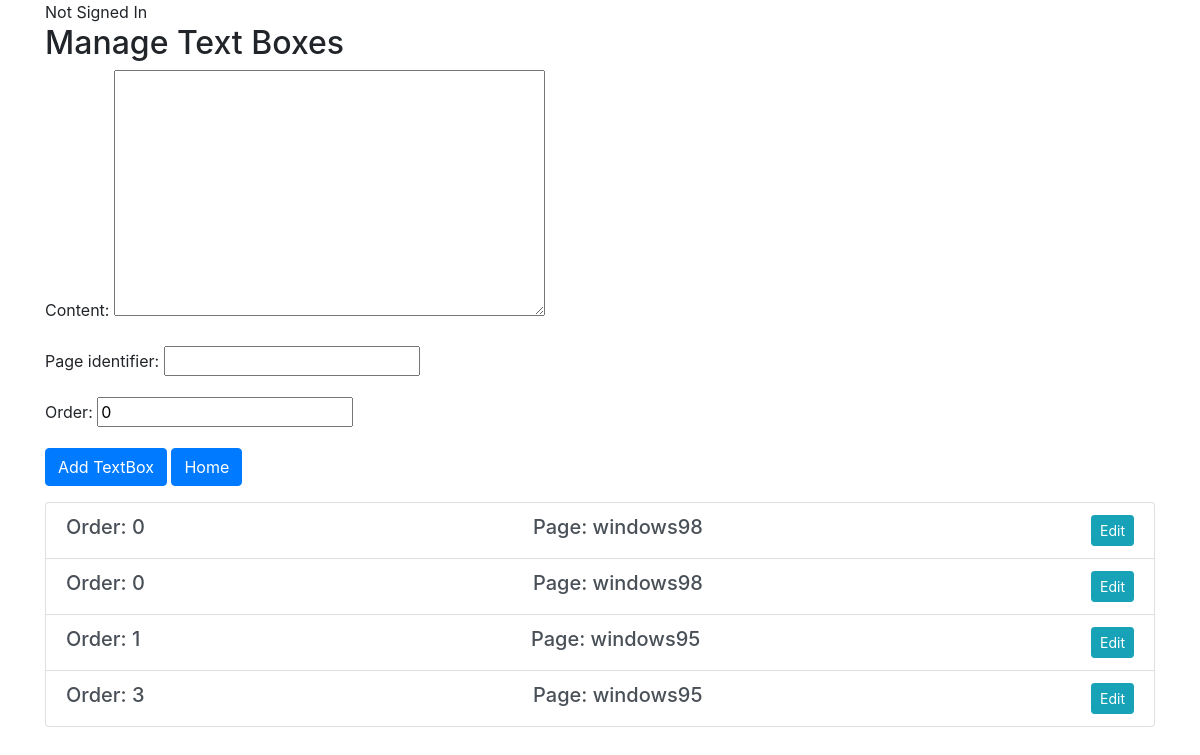
The page /manage_textboxes/ on the database as committed earlier.
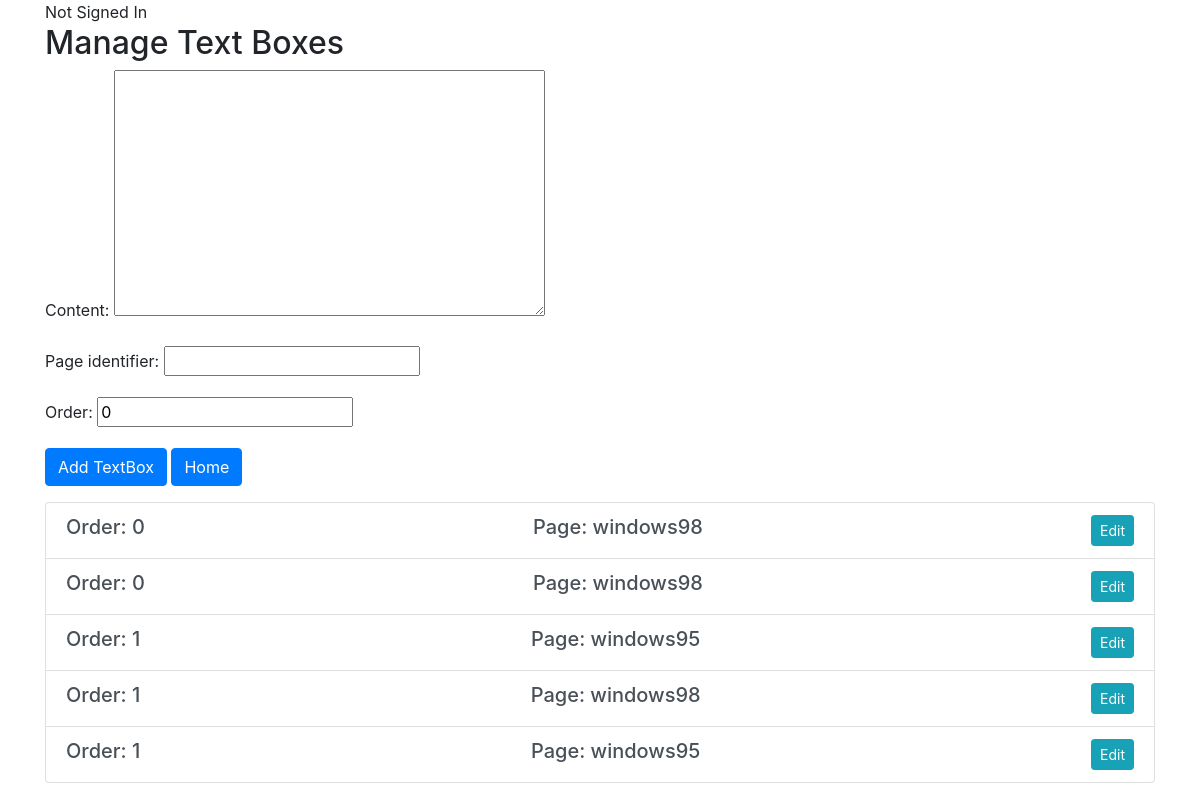
The same page on the database as committed later.
### customerproject/models.py (models this page shows)
class TextBox(models.Model):
    content = models.TextField()
    page_identifier = models.CharField(max_length=100)
    order = models.PositiveIntegerField(default=0)
    class Meta:
        ordering = ['order', 'id', 'page_identifier']

### customerproject/views.py (the view)
# urls.py: path('manage_textboxes/', manage_textboxes, name='manage_textboxes'),
def manage_textboxes(request):
    text_boxes = TextBox.objects.all()
    if request.method == 'POST':
        form = TextBoxForm(request.POST)
        if form.is_valid():
            form.save()
            return redirect('manage_textboxes')
    else:
        form = TextBoxForm()
    return render(request, 'manage_textboxes.html', {
        'text_boxes': text_boxes,
        'form': form
    })

### customerproject/forms.py
class TextBoxForm(forms.ModelForm):
    class Meta:
        model = TextBox
        fields = ['content', 'page_identifier', 'order']

### customerproject/templates/manage_textboxes.html (shortened to what this page needs)
{% extends "base.html" %}
{% block content %}
    <h2>Manage Text Boxes</h2>
    <form method="post" class="mb-3">
        {{ form.as_p }}
        <button type="submit" class="btn btn-primary">Add TextBox</button>
        <a class="btn btn-primary" href="{% url 'homepage' %}" role="button">Home</a>
    </form>
    <div class="list-group">
        {% for text_box in text_boxes %}
            <div class="list-group-item list-group-item-action flex-column align-items-start">
                <div class="d-flex w-100 justify-content-between">
                    <h5 class="mb-1">Order: {{ text_box.order }}</h5>
                    <h5 class="mb-1"> Page: {{ text_box.page_identifier }}</h5>
                    <div class="btn-group">
                        <a href="{% url 'edit_textbox' text_box.pk %}" class="btn btn-info btn-sm">Edit</a>
                    </div>
                </div>
            </div>
        {% endfor %}
    </div>
{% endblock %}

### customerproject/templates/base.html (shortened to what this page needs)
<!DOCTYPE html>
<html lang="en">
<head>
    <link href="https://stackpath.bootstrapcdn.com/bootstrap/4.5.2/css/bootstrap.min.css" rel="stylesheet">
</head>
<body>
    <div class="container">
        <div class="row">
            <div class="col">
                {% if user.is_authenticated %}
                    <span>Logged in as: {{ user.username }}</span>
                {% else %}
                    <span>Not Signed In</span>
                {% endif %}
            </div>
        </div>
        {% block content %}{% endblock %}
    </div>
</body>
</html>

Rows that differ between the two databases and show on the page:
removed TextBox: order "3", page_identifier "windows95"
added TextBox: order "1", page_identifier "windows98"
added TextBox: order "1", page_identifier "windows95"
